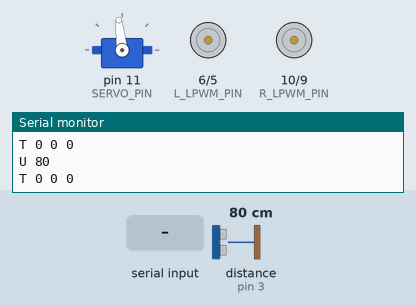
Bench run of a sketch on a simulated Arduino Uno, built with avr-gcc and run on an emulated ATmega328P. Parts: servo, motor-driver pin pairs drawn as motors (green arrow = first pin HIGH = forward, orange = second pin HIGH = backward, longer = more drive), the last lines printed to the serial monitor. Wiring (inferred from the names in the program): ultrasonic range finder: trigger pin 2; echo pin 3; servo: signal pin 11. The test bench sets the inputs (shaded band); at power-on: distance to the obstacle (sensor on pin 3) 80 cm. The echo pulse lasts 58.3 µs per cm; servo pulses on a pin are drawn as a servo (544–2400 µs = 0–180°).

Above: at 1.2 s.
1.3 s: "F 45\n" received over Serial
At 1.7 s:
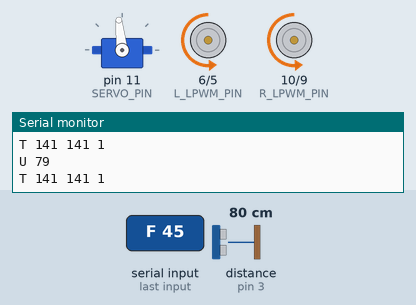
3.3 s: byte 66 ('B') received over Serial
At 3.7 s:
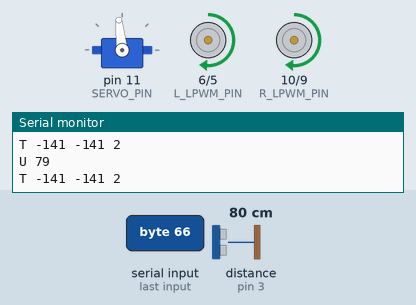
5.3 s: "R\n" received over Serial
At 5.8 s:
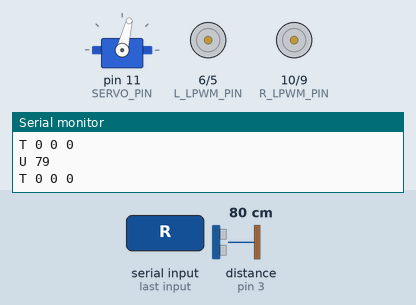
6.8 s: byte 70 ('F') received over Serial
At 7.2 s:
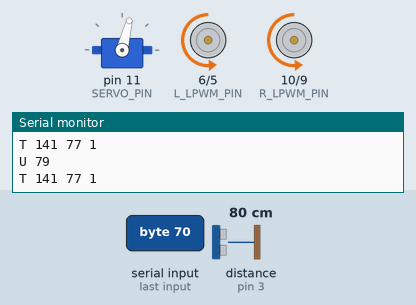
8.8 s: byte 76 ('L') received over Serial
At 9.7 s:
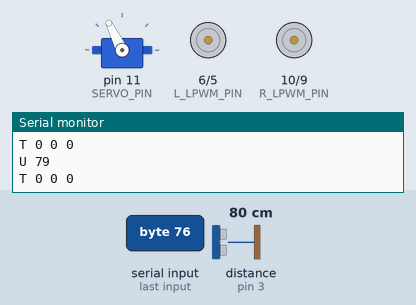
10.3 s: "F90\n" received over Serial
Timing chart, 0 to 12.8 s (numbered marks = the images above; inputs shaded):
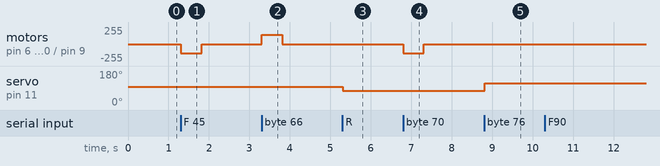

The sketch:

minix_drive.ino
```cpp
/*
 * MiniX Drive Controller — two-driver version
 * ------------------------------------------------------------
 * Hardware (with the second BTS7960 added):
 *   - LEFT motor on its own BTS7960
 *       L_RPWM -> D5
 *       L_LPWM -> D6
 *   - RIGHT motor on its own BTS7960
 *       R_RPWM -> D9
 *       R_LPWM -> D10
 *       (both boards' R_EN/L_EN tied to 5V, or drive HIGH from
 *        spare digital pins in setup() if you want software enable)
 *   - MG958 steering servo -> D11
 *   - HC-SR04 ultrasonic -> TRIG D2, ECHO D3
 *
 * IMPORTANT — why this isn't using Servo.h:
 *   The Arduino Servo library on an Uno permanently claims Timer1
 *   the moment any Servo object is attach()'d, which silently
 *   disables analogWrite() (hardware PWM) on D9 and D10 for as long
 *   as the servo is attached — regardless of which pin the servo
 *   itself uses. That's exactly why D9/D10 weren't driving motors
 *   earlier: nothing wrong with the pins or the driver, Timer1 was
 *   just locked up by the servo. Now that the second BTS7960 needs
 *   D9/D10 for its PWM, the fix is to stop using Servo.h and pulse
 *   the steering servo manually instead (updateServo() below),
 *   which frees Timer1 and restores hardware PWM on D9/D10.
 *
 * Serial protocol (from Jetson Flask app, 9600 baud):
 *   'F'  drive forward at current speed
 *   'B'  drive backward at current speed
 *   'S'  stop (motors off, servo stays where it is)
 *   'E'  ebrake — same immediate stop as 'S', sent by the Jetson AEB path
 *   'L'  steer left  (also trims the inner-wheel speed for a tighter turn)
 *   'R'  steer right (same)
 *   'C'  center steering (full speed on both motors)
 *   '0'-'9'  set base speed to that decile of full scale
 *   'J <steer_norm> <throttle_norm>\n'  combined smooth control — both
 *        values -100..100, updates steering angle and speed together
 *        in one call (see handleJoystick() below)
 *   'A <steer_norm>\n'  steer-only — updates steering angle WITHOUT
 *        touching driveState/throttle. Used by LKA so lane-centering
 *        corrections never fight the Forward/Reverse commands driving
 *        the car (see handleSteerOnly() below).
 *
 * CALIBRATION (Aug 7): STEER_LEFT/STEER_RIGHT below were found swapped
 * during Trial 1 — commanding 'R' was physically turning the car left.
 * Fixed by swapping the two constant values. If you ever re-calibrate
 * the linkage, change the values here, not the L/R command mapping.
 *
 * Throttle and steering are independent — the last 'F'/'B'/'S' state
 * and the last steering angle are both held continuously, so e.g.
 * sending 'L' then 'F' turns while driving forward.
 *
 * Outbound telemetry (Arduino -> Jetson, ~10 Hz, one line each):
 *   "U <dist_cm>"        ultrasonic reading (999 = no echo / out of range)
 *   "T <l> <r> <state>"  signed per-side commanded PWM (+F/-B) and a
 *                         state code: 0=stopped (commanded), 1=forward,
 *                         2=reverse, 3=stopped by the MRM watchdog
 *
 * Basic MRM (Minimum Risk Maneuver): if no command (single-char or 'J')
 * arrives for WATCHDOG_TIMEOUT_MS while driving, the Arduino forces a
 * stop on its own — see checkWatchdog() below. This runs independent
 * of the Jetson's health, so it still protects against a Jetson crash/
 * hang or a dropped serial link, not just a released button.
 * ------------------------------------------------------------
 */

// ---- Pin map ----
//const int L_RPWM_PIN = 3;
//const int L_LPWM_PIN = 11;
//const int R_RPWM_PIN = 6;
//const int R_LPWM_PIN = 5;
//const int SERVO_PIN  = 7;
//const int TRIG_PIN   = 2;
//const int ECHO_PIN   = 3;

const int L_RPWM_PIN = 5;
const int L_LPWM_PIN = 6;
const int R_RPWM_PIN = 9;
const int R_LPWM_PIN = 10;
const int SERVO_PIN  = 11;
const int TRIG_PIN   = 2;
const int ECHO_PIN   = 3;


// ---- Steering geometry (tune these for your linkage) ----
const int STEER_CENTER = 95;
// SAFETY (Aug 11): STEER_LEFT/RIGHT were set to 165/25 — a 140-degree
// total swing. Real steering linkages rarely have that much travel;
// the servo was almost certainly stalling against a mechanical hard
// stop trying to reach an unreachable angle, which draws continuous
// high current (stalled motor) and looks/sounds like it's "rotating
// continuously." That's also the battery drain.
// Pulled back to a conservative ±20 degrees as a SAFE STARTING POINT.
// This is a guess, not a measurement — verify it: disconnect the servo
// horn from the linkage, power the Arduino alone, and send 'L'/'C'/'R'
// (Serial Monitor works for this). Confirm the servo can reach both
// STEER_LEFT and STEER_RIGHT WITHOUT buzzing/straining before ever
// reattaching the horn. Only then increase the spread gradually,
// re-testing unloaded at each step, until you find the real safe range.
const int STEER_LEFT   = 115;
const int STEER_RIGHT  = 75;
const int STEER_SPREAD = 20;   // |STEER_LEFT - CENTER| == |STEER_RIGHT - CENTER|

// ---- Inner-wheel trim while turning ----
// Scales continuously with how sharp the turn is (0 at center, full
// effect at full lock) instead of snapping to one fixed value — this
// is what makes combined steer+speed changes feel smooth rather than
// jerky. TURN_TRIM_MIN is the trim factor AT FULL LOCK (0.0-1.0).
const float TURN_TRIM_MIN = 0.55;

// ---- Manual (Timer1-free) servo pulse generator ----
unsigned long lastPulseMicros = 0;
const unsigned long PULSE_PERIOD_US = 20000; // 50 Hz refresh
int servoPulseWidthUs = 1500;                // updated whenever angle changes

void setServoAngle(int angleDeg) {
  angleDeg = constrain(angleDeg, 0, 180);
  servoPulseWidthUs = map(angleDeg, 0, 180, 1000, 2000);
}

void updateServo() {
  // Call every loop(); sends a pulse at most once per 20ms period.
  unsigned long now = micros();
  if (now - lastPulseMicros >= PULSE_PERIOD_US) {
    lastPulseMicros = now;
    // The UART RX interrupt fires on every incoming byte — real or
    // noise — regardless of what's running. If it preempts mid-pulse,
    // it stretches the HIGH duration by however long the ISR takes,
    // which the servo reads as a slightly wrong angle and corrects for
    // next cycle. That's the actual jitter mechanism (confirmed: it's
    // NOT a blocking-read stall, setTimeout() had no effect). Disabling
    // interrupts for just this ~1-2ms window makes the pulse timing
    // atomic. A byte arriving during this window can be lost, but at
    // 9600 baud (~1ms/byte) that's a rare coincidence, and a lost byte
    // just means the next repeated command (browser resends every
    // 150ms) gets through instead — an acceptable tradeoff for a
    // steady, non-jittering servo.
    noInterrupts();
    digitalWrite(SERVO_PIN, HIGH);
    delayMicroseconds(servoPulseWidthUs);
    digitalWrite(SERVO_PIN, LOW);
    interrupts();
  }
}

// ---- Drive state ----
int steerAngle = STEER_CENTER;
char driveState = 'S';   // 'F', 'B', or 'S'
int speedPWM = 180;      // 0-255, default cruising speed (~70%)

// ---- Command-link watchdog (basic MRM) ----
// If no command arrives for WATCHDOG_TIMEOUT_MS while the car is
// driving, something upstream has failed — Jetson crash/hang, serial
// disconnect, WiFi drop taking the browser with it — and the Arduino
// has no way to know why. Rather than keep executing the last command
// forever, force a stop. This is deliberately the one safety behavior
// that does NOT depend on the Jetson being alive to trigger it.
unsigned long lastCommandMs = 0;
const unsigned long WATCHDOG_TIMEOUT_MS = 500;
bool mrmActive = false;

void checkWatchdog() {
  if (driveState == 'S') { mrmActive = false; return; }
  if (millis() - lastCommandMs > WATCHDOG_TIMEOUT_MS) {
    driveState = 'S';
    mrmActive = true;   // latched for telemetry until the next real command
  }
}

// Simple obstacle cutoff so a stray 'F' command doesn't drive into
// something right in front of the ultrasonic sensor. Set to 0 to disable.
const int MIN_SAFE_DISTANCE_CM = 15;

// pulseIn() blocks for up to 30ms when there's no echo — calling it every
// loop iteration was stretching loop() unpredictably and disturbing the
// manual servo pulse timing. Throttle it instead; the cached reading is
// reused between checks.
unsigned long lastUltrasonicMs = 0;
const unsigned long ULTRASONIC_PERIOD_MS = 60;

// ---- Telemetry (sent back to the Jetson for its own AEB loop / status page) ----
// "U <dist_cm>"        — latest ultrasonic reading (999 = no echo / out of range)
// "T <l> <r> <state>"  — signed commanded PWM per side (+forward/-reverse), state code
//                         state: 0 = stopped, 1 = forward, 2 = reverse
long lastDistanceCM = 999;
int lastLeftSigned = 0;
int lastRightSigned = 0;
int lastStateCode = 0;
unsigned long lastTelemetryMs = 0;
const unsigned long TELEMETRY_PERIOD_MS = 100;

void sendTelemetry() {
  unsigned long now = millis();
  if (now - lastTelemetryMs < TELEMETRY_PERIOD_MS) return;
  lastTelemetryMs = now;
  Serial.print("U ");
  Serial.println(lastDistanceCM);
  Serial.print("T ");
  Serial.print(lastLeftSigned);
  Serial.print(' ');
  Serial.print(lastRightSigned);
  Serial.print(' ');
  Serial.println(lastStateCode);
}

// ---- OLED status moved to the Jetson (jetson/oled_display.py) — the
// Jetson has the richer status (AEB/LDW/FPS/link health) and it keeps
// this loop's timing budget untouched. ----

long readDistanceCM() {
  digitalWrite(TRIG_PIN, LOW);
  delayMicroseconds(2);
  digitalWrite(TRIG_PIN, HIGH);
  delayMicroseconds(10);
  digitalWrite(TRIG_PIN, LOW);
  long duration = pulseIn(ECHO_PIN, HIGH, 30000); // 30ms timeout (~5m)
  if (duration == 0) return -1; // no echo / out of range
  return duration * 0.0343 / 2;
}

void driveMotor(int rpwmPin, int lpwmPin, char state, int pwmVal) {
  if (state == 'F') {
    analogWrite(rpwmPin, pwmVal);
    analogWrite(lpwmPin, 0);
  } else if (state == 'B') {
    analogWrite(rpwmPin, 0);
    analogWrite(lpwmPin, pwmVal);
  } else {
    analogWrite(rpwmPin, 0);
    analogWrite(lpwmPin, 0);
  }
}

void applyDrive() {
  if (MIN_SAFE_DISTANCE_CM > 0) {
    unsigned long now = millis();
    if (now - lastUltrasonicMs >= ULTRASONIC_PERIOD_MS) {
      lastUltrasonicMs = now;
      long dist = readDistanceCM();
      lastDistanceCM = (dist > 0) ? dist : 999;
    }
  }

  bool blocked = (driveState == 'F' && lastDistanceCM < MIN_SAFE_DISTANCE_CM);
  char effectiveState = blocked ? 'S' : driveState;

  int leftPWM = speedPWM;
  int rightPWM = speedPWM;

  // Trim the inner wheel while steering, scaled to how sharp the turn
  // is (proportional, not a flat cut) so speed and steering blend
  // smoothly instead of snapping. Side selection matches the
  // calibrated STEER_LEFT(125)/STEER_RIGHT(55) values above: angle
  // below center = physically turning right = right wheel is inner.
  float turnFactor = constrain(abs(steerAngle - STEER_CENTER) / (float)STEER_SPREAD, 0.0, 1.0);
  float trim = 1.0 - turnFactor * (1.0 - TURN_TRIM_MIN);

  if (steerAngle < STEER_CENTER) {          // turning right -> right is inner wheel
    rightPWM = (int)(speedPWM * trim);
  } else if (steerAngle > STEER_CENTER) {   // turning left -> left is inner wheel
    leftPWM = (int)(speedPWM * trim);
  }

  driveMotor(L_RPWM_PIN, L_LPWM_PIN, effectiveState, leftPWM);
  driveMotor(R_RPWM_PIN, R_LPWM_PIN, effectiveState, rightPWM);

  int signMul = (effectiveState == 'F') ? 1 : (effectiveState == 'B') ? -1 : 0;
  lastLeftSigned = signMul * leftPWM;
  lastRightSigned = signMul * rightPWM;
  if (effectiveState == 'F') {
    lastStateCode = 1;
  } else if (effectiveState == 'B') {
    lastStateCode = 2;
  } else {
    lastStateCode = mrmActive ? 3 : 0;   // 3 = stopped by the watchdog, not by command
  }
}

void handleCommand(char c) {
  lastCommandMs = millis();
  mrmActive = false;

  switch (c) {
    case 'F': driveState = 'F'; break;
    case 'B': driveState = 'B'; break;
    case 'S': driveState = 'S'; break;
    case 'E': driveState = 'S'; break;  // ebrake: same immediate stop, kept as a distinct command for the Jetson side

    case 'L': steerAngle = STEER_LEFT; break;
    case 'R': steerAngle = STEER_RIGHT; break;
    case 'C': steerAngle = STEER_CENTER; break;

    default:
      if (c >= '0' && c <= '9') {
        int decile = c - '0';
        speedPWM = map(decile, 0, 9, 0, 255);
      }
      break;
  }
  setServoAngle(steerAngle);
  applyDrive();
}

// Combined smooth control: "J <steer_norm> <throttle_norm>\n"
//   steer_norm    -100 (full left) .. 0 (center) .. +100 (full right)
//   throttle_norm -100 (full reverse) .. 0 (stop) .. +100 (full forward)
// Both steering angle and speed are updated together in one call, so a
// joystick UI can send continuously-varying values instead of snapping
// between the discrete L/C/R and 0-9 commands above.
void handleJoystick() {
  lastCommandMs = millis();
  mrmActive = false;

  String rest = Serial.readStringUntil('\n');
  int sp = rest.indexOf(' ');
  if (sp < 0) return;

  int steerNorm = constrain(rest.substring(0, sp).toInt(), -100, 100);
  int throttleNorm = constrain(rest.substring(sp + 1).toInt(), -100, 100);

  steerAngle = map(steerNorm, -100, 100, STEER_LEFT, STEER_RIGHT);
  setServoAngle(steerAngle);

  const int DEADZONE = 3;
  if (throttleNorm > DEADZONE) {
    driveState = 'F';
    speedPWM = map(throttleNorm, 0, 100, 0, 255);
  } else if (throttleNorm < -DEADZONE) {
    driveState = 'B';
    speedPWM = map(-throttleNorm, 0, 100, 0, 255);
  } else {
    driveState = 'S';
    speedPWM = 0;
  }

  applyDrive();
}

// Steer-only: "A <steer_norm>\n" — used by LKA. Updates steerAngle and
// re-runs applyDrive() to recompute PWM for the (unchanged) driveState,
// but never sets driveState/speedPWM itself — a lane-centering nudge
// must never be able to start, stop, or change the car's throttle.
void handleSteerOnly() {
  lastCommandMs = millis();  // proves the Jetson is alive, same as any other command
  mrmActive = false;

  String rest = Serial.readStringUntil('\n');
  int steerNorm = constrain(rest.toInt(), -100, 100);
  steerAngle = map(steerNorm, -100, 100, STEER_LEFT, STEER_RIGHT);
  setServoAngle(steerAngle);
  applyDrive();
}

// Steering-only command for LKA (Lane Keeping Assist): "K <steer_norm>\n"
//   steer_norm -100 (full left) .. 0 (center) .. +100 (full right)
// Deliberately does NOT touch driveState/speedPWM (LKA must never alter
// throttle) and does NOT reset lastCommandMs/mrmActive (a steering-only
// nudge must never be able to mask the MRM watchdog — that still
// requires a genuine F/B/S/E/J command to stay satisfied).
void setup() {
  Serial.begin(9600);
  // Default Serial timeout is 1000ms, which readStringUntil() in
  // handleJoystick()/handleSteerOnly() would block for if noise on the
  // line produces a byte matching 'J'/'A' with no real newline behind
  // it. During that stall, updateServo() doesn't run and the servo
  // stops getting refreshed — capping this to 20ms bounds the damage
  // to something imperceptible instead of up to a full second.
  Serial.setTimeout(20);

  pinMode(L_RPWM_PIN, OUTPUT);
  pinMode(L_LPWM_PIN, OUTPUT);
  pinMode(R_RPWM_PIN, OUTPUT);
  pinMode(R_LPWM_PIN, OUTPUT);
  pinMode(SERVO_PIN, OUTPUT);
  pinMode(TRIG_PIN, OUTPUT);
  pinMode(ECHO_PIN, INPUT);

  setServoAngle(STEER_CENTER);

  analogWrite(L_RPWM_PIN, 0);
  analogWrite(L_LPWM_PIN, 0);
  analogWrite(R_RPWM_PIN, 0);
  analogWrite(R_LPWM_PIN, 0);

  Serial.println("MiniX drive ready: F/B/S drive, L/R/C steer, 0-9 speed");
}

void loop() {
  if (Serial.available()) {
    char c = Serial.read();
    if (c == 'J') {
      handleJoystick();
    } else if (c == 'A') {
      handleSteerOnly();
    } else if (c != '\n' && c != '\r') {
      handleCommand(c);
    }
  }

  updateServo();
  checkWatchdog();

  // Re-check the safety cutoff periodically even with no new serial
  // command, so a forward command doesn't keep driving into an
  // obstacle that appears after the last button press.
  applyDrive();

  sendTelemetry();
}
```

Measured:
- after the input at 1.3 s, motor on pin 6 (L_LPWM_PIN) / pin 5 (L_RPWM_PIN), motor on pin 10 (R_LPWM_PIN) / pin 9 (R_RPWM_PIN): stopped → backward 141/255 at once, → stopped 0.51 s later
- after the input at 3.3 s, motor on pin 6 (L_LPWM_PIN) / pin 5 (L_RPWM_PIN), motor on pin 10 (R_LPWM_PIN) / pin 9 (R_RPWM_PIN): stopped → forward 141/255 at once, → stopped 0.51 s later
- after the input at 5.3 s, servo on pin 11 (SERVO_PIN): 96° → 76° at once
- after the input at 6.8 s, motor on pin 6 (L_LPWM_PIN) / pin 5 (L_RPWM_PIN), motor on pin 10 (R_LPWM_PIN) / pin 9 (R_RPWM_PIN): stopped → backward 141/255 at once, → stopped 0.51 s later
- after the input at 8.8 s, servo on pin 11 (SERVO_PIN): 76° → 116° at once
